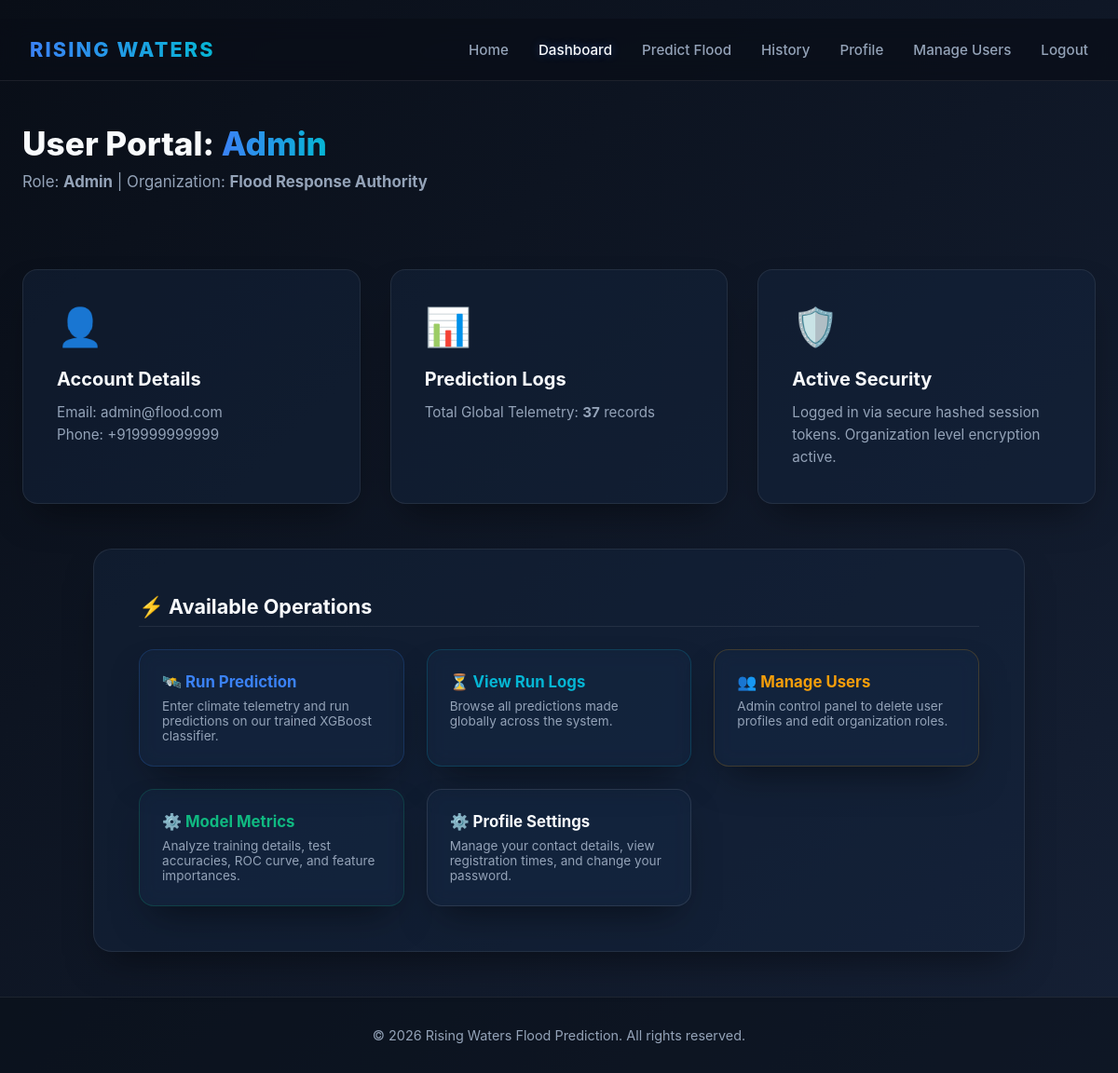
The app's page /dashboard (signed in) with its own data.
### tables this page shows
CREATE TABLE users (
        User_ID INTEGER PRIMARY KEY AUTOINCREMENT,
        User_Name TEXT NOT NULL,
        Email TEXT UNIQUE NOT NULL,
        Password TEXT NOT NULL,
        Role TEXT NOT NULL,
        Phone_Number TEXT,
        Organization TEXT,
        Created_At DATETIME DEFAULT CURRENT_TIMESTAMP,
        Updated_At DATETIME DEFAULT CURRENT_TIMESTAMP
    );

### app.py (the view)
@app.route('/dashboard')
@login_required
def dashboard():
    conn = get_db_connection()
    user_id = session['user_id']
    user = conn.execute('SELECT * FROM users WHERE User_ID = ?', (user_id,)).fetchone()
    if session['role'] == 'Admin':
        stats = {
            'total_runs': conn.execute('SELECT COUNT(*) FROM predictions').fetchone()[0]
        }
    else:
        stats = {
            'total_runs': conn.execute('SELECT COUNT(*) FROM predictions WHERE User_ID = ?', (user_id,)).fetchone()[0]
        }
    conn.close()
    return render_template('dashboard.html', user=user, stats=stats)

### app.py (called while the page is built)
def get_db_connection():
    conn = sqlite3.connect(DATABASE_PATH)
    conn.row_factory = sqlite3.Row
    return conn

def login_required(f):
    @wraps(f)
    def decorated_function(*args, **kwargs):
        if 'user_id' not in session:
            flash("Please log in to access this page.", "error")
            return redirect(url_for('login'))
        return f(*args, **kwargs)
    return decorated_function

### templates/dashboard.html (shortened to what this page needs)
﻿<!DOCTYPE html>
<html lang="en">
<head>
  <link rel="stylesheet" href="{{ url_for('static', filename='css/main.css') }}">
</head>
<body>
  <header>
    <div class="nav-container">
      <a href="/" class="logo">RISING WATERS</a>
      <nav class="nav-links">
        {% if 'user_id' in session %}
          <a href="/" class="{{ 'active' if request.path == '/' else '' }}">Home</a>
          <a href="/dashboard" class="{{ 'active' if request.path == '/dashboard' else '' }}">Dashboard</a>
          {% if session['role'] in ['Admin', 'Meteorologist', 'Local Authority', 'Normal User'] %}
            <a href="/Predict" class="{{ 'active' if request.path == '/Predict' else '' }}">Predict Flood</a>
          {% endif %}
          <a href="/history" class="{{ 'active' if request.path == '/history' else '' }}">History</a>
          <a href="/profile" class="{{ 'active' if request.path == '/profile' else '' }}">Profile</a>
          {% if session['role'] == 'Admin' %}
            <a href="/manage-users" class="{{ 'active' if request.path == '/manage-users' else '' }}">Manage Users</a>
          {% endif %}
          <a href="/logout">Logout</a>
        {% endif %}
      </nav>
    </div>
  </header>
  <main>
    <div class="container animate-fade-in">
      <div class="hero-content" style="text-align: left; max-width: 100%; margin-bottom: 2rem;">
        <h1 class="hero-title" style="font-size: 2.2rem; margin-bottom: 0.5rem;">User Portal: <span>{{ session['user_name'] }}</span></h1>
        <p class="hero-subtitle" style="font-size: 1.05rem; margin-bottom: 0; text-align: left;">Role: <strong>{{ session['role'] }}</strong> | Organization: <strong>{{ user['Organization'] or 'N/A' }}</strong></p>
      </div>
      <div class="hero-features" style="margin-bottom: 3rem;">
        <div class="feature-box">
          <div class="feature-icon">👤</div>
          <h3 class="feature-title">Account Details</h3>
          <p class="feature-desc">Email: {{ user['Email'] }}<br>Phone: {{ user['Phone_Number'] or 'N/A' }}</p>
        </div>
        <div class="feature-box">
          <div class="feature-icon">📊</div>
          <h3 class="feature-title">Prediction Logs</h3>
          <p class="feature-desc">
            {% if session['role'] == 'Admin' %}
              Total Global Telemetry: <strong>{{ stats['total_runs'] }}</strong> records
            {% else %}
              My Logged Telemetry: <strong>{{ stats['total_runs'] }}</strong> records
            {% endif %}
          </p>
        </div>
        <div class="feature-box">
          <div class="feature-icon">🛡️</div>
          <h3 class="feature-title">Active Security</h3>
          <p class="feature-desc">Logged in via secure hashed session tokens. Organization level encryption active.</p>
        </div>
      </div>
      <div class="glass-card">
        <h2 style="font-size: 1.35rem; font-weight: 700; margin-bottom: 1.5rem; border-bottom: 1px solid var(--glass-border); padding-bottom: 0.5rem;">
          ⚡ Available Operations
        </h2>
        <div class="hero-features" style="grid-template-columns: repeat(auto-fit, minmax(240px, 1fr)); gap: 1.5rem; margin-bottom: 0;">
          {% if session['role'] in ['Admin', 'Meteorologist', 'Local Authority', 'Normal User'] %}
            <a href="/Predict" style="text-decoration: none; color: inherit;">
              <div class="feature-box" style="padding: 1.5rem; height: 100%; border-color: rgba(59, 130, 246, 0.2);">
                <h4 style="font-size: 1.05rem; margin-bottom: 0.5rem; color: var(--accent-blue);">🛰️ Run Prediction</h4>
                <p style="font-size: 0.85rem; color: var(--text-secondary);">Enter climate telemetry and run predictions on our trained XGBoost classifier.</p>
              </div>
            </a>
          {% endif %}
          <a href="/history" style="text-decoration: none; color: inherit;">
            <div class="feature-box" style="padding: 1.5rem; height: 100%; border-color: rgba(6, 182, 212, 0.2);">
              <h4 style="font-size: 1.05rem; margin-bottom: 0.5rem; color: var(--accent-cyan);">⏳ View Run Logs</h4>
              <p style="font-size: 0.85rem; color: var(--text-secondary);">
                {% if session['role'] == 'Admin' %}
                  Browse all predictions made globally across the system.
                {% elif session['role'] == 'Disaster Management Officer' %}
                  View prediction summaries and meteorological reports.
                {% else %}
                  Browse your personal list of logged weather runs.
                {% endif %}
              </p>
            </div>
          </a>
          {% if session['role'] == 'Admin' %}
            <a href="/manage-users" style="text-decoration: none; color: inherit;">
              <div class="feature-box" style="padding: 1.5rem; height: 100%; border-color: rgba(245, 158, 11, 0.2);">
                <h4 style="font-size: 1.05rem; margin-bottom: 0.5rem; color: var(--accent-amber);">👥 Manage Users</h4>
                <p style="font-size: 0.85rem; color: var(--text-secondary);">Admin control panel to delete user profiles and edit organization roles.</p>
              </div>
            </a>
            <a href="/model-dashboard" style="text-decoration: none; color: inherit;">
              <div class="feature-box" style="padding: 1.5rem; height: 100%; border-color: rgba(16, 185, 129, 0.2);">
                <h4 style="font-size: 1.05rem; margin-bottom: 0.5rem; color: var(--accent-neon-green);">⚙️ Model Metrics</h4>
                <p style="font-size: 0.85rem; color: var(--text-secondary);">Analyze training details, test accuracies, ROC curve, and feature importances.</p>
              </div>
            </a>
          {% endif %}
          <a href="/profile" style="text-decoration: none; color: inherit;">
            <div class="feature-box" style="padding: 1.5rem; height: 100%; border-color: rgba(255, 255, 255, 0.1);">
              <h4 style="font-size: 1.05rem; margin-bottom: 0.5rem; color: var(--text-primary);">⚙️ Profile Settings</h4>
              <p style="font-size: 0.85rem; color: var(--text-secondary);">Manage your contact details, view registration times, and change your password.</p>
            </div>
          </a>
        </div>
      </div>
    </div>
  </main>
  <footer>
    <p>&copy; 2026 Rising Waters Flood Prediction. All rights reserved.</p>
  </footer>
</body>
</html>

### static/css/main.css (style rules this page uses)
:root { --bg-gradient: linear-gradient(135deg, #090e17 0%, #152035 100%); --glass-bg: rgba(22, 38, 64, 0.45); --glass-border: rgba(255, 255, 255, 0.08); --glass-border-focus: rgba(59, 130, 246, 0.5); --text-primary: #f8fafc; --text-secondary: #94a3b8; --accent-blue: #3b82f6; --accent-cyan: #06b6d4; --accent-neon-green: #10b981; --accent-neon-red: #ef4444; --accent-amber: #f59e0b; --font-family: 'Inter', system-ui, -apple-system, sans-serif; --shadow: 0 20px 40px -15px rgba(0, 0, 0, 0.5); }
* { box-sizing: border-box; margin: 0; padding: 0; }
body { font-family: var(--font-family); background: var(--bg-gradient); color: var(--text-primary); min-height: 100vh; display: flex; flex-direction: column; overflow-x: hidden; }
header { border-bottom: 1px solid var(--glass-border); background: rgba(9, 14, 23, 0.7); backdrop-filter: blur(12px); position: sticky; top: 0; z-index: 100; }
.nav-container { max-width: 1200px; margin: 0 auto; padding: 1.25rem 2rem; display: flex; justify-content: space-between; align-items: center; }
.logo { font-size: 1.35rem; font-weight: 800; letter-spacing: 0.1em; color: var(--text-primary); text-decoration: none; background: linear-gradient(to right, #3b82f6, #06b6d4); -webkit-background-clip: text; -webkit-text-fill-color: transparent; }
.nav-links { display: flex; gap: 2rem; }
.nav-links a { color: var(--text-secondary); text-decoration: none; font-weight: 500; font-size: 0.95rem; transition: color 0.2s ease, text-shadow 0.2s ease; }
.nav-links a:hover, .nav-links a.active { color: var(--text-primary); text-shadow: 0 0 10px rgba(59, 130, 246, 0.4); }
main { flex: 1; padding: 3rem 1.5rem; max-width: 1200px; width: 100%; margin: 0 auto; }
.container { width: 100%; }
.animate-fade-in { animation: fadeIn 0.8s cubic-bezier(0.16, 1, 0.3, 1) forwards; }
.hero-content { text-align: center; max-width: 800px; margin: 0 auto; padding-bottom: 3rem; }
.hero-title { font-size: clamp(2.2rem, 5vw, 3.8rem); font-weight: 800; line-height: 1.1; margin-bottom: 1.5rem; }
.hero-title span { background: linear-gradient(to right, #3b82f6, #06b6d4); -webkit-background-clip: text; -webkit-text-fill-color: transparent; }
.hero-subtitle { font-size: 1.15rem; color: var(--text-secondary); line-height: 1.6; margin-bottom: 2.5rem; }
.hero-features { display: grid; grid-template-columns: repeat(auto-fit, minmax(280px, 1fr)); gap: 2rem; margin-bottom: 4rem; }
.feature-box { background: var(--glass-bg); border: 1px solid var(--glass-border); border-radius: 16px; padding: 2.25rem; text-align: left; backdrop-filter: blur(10px); box-shadow: var(--shadow); transition: transform 0.3s ease, border-color 0.3s ease; }
.feature-icon { font-size: 2.5rem; margin-bottom: 1.25rem; }
.feature-title { font-size: 1.25rem; font-weight: 700; margin-bottom: 0.75rem; }
.feature-desc { color: var(--text-secondary); line-height: 1.6; font-size: 0.95rem; }
.glass-card { background: var(--glass-bg); border: 1px solid var(--glass-border); border-radius: 20px; padding: 3rem; backdrop-filter: blur(10px); box-shadow: var(--shadow); max-width: 1000px; margin: 0 auto; }
footer { border-top: 1px solid var(--glass-border); padding: 2rem; text-align: center; color: var(--text-secondary); font-size: 0.9rem; background: rgba(9, 14, 23, 0.5); }

### records on screen
users: Organization "Flood Response Authority", Email "admin@flood.com", Phone_Number "+919999999999"

### other values on screen
{{ session['user_name'] }} "Admin"
{{ session['role'] }} "Admin"
{{ stats['total_runs'] }} "37"
